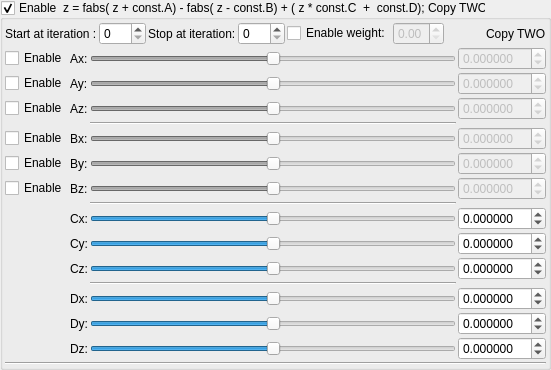
    <widget class="MyGroupBox" name="groupCheck_transform_fabsFormulaABCD2_enabled">
     <property name="title">
      <string>Enable  z = fabs( z + const.A) - fabs( z - const.B) + ( z * const.C  +  const.D); Copy TWO</string>
     </property>
     <property name="checkable">
      <bool>true</bool>
     </property>
     <layout class="QVBoxLayout" name="verticalLayout_22" stretch="0,0,0">
      <property name="spacing">
       <number>2</number>
      </property>
      <property name="leftMargin">
       <number>2</number>
      </property>
      <property name="topMargin">
       <number>2</number>
      </property>
      <property name="rightMargin">
       <number>2</number>
      </property>
      <property name="bottomMargin">
       <number>2</number>
      </property>
      <item>
       <layout class="QGridLayout" name="gridLayout_35">
        <property name="spacing">
         <number>2</number>
        </property>
        <item row="0" column="0">
         <widget class="QLabel" name="label_72">
          <property name="text">
           <string>Start at iteration :</string>
          </property>
         </widget>
        </item>
        <item row="0" column="3">
         <widget class="MySpinBox" name="spinboxInt_transform_fabsFormulaABCD2_stop_iterations">
          <property name="sizePolicy">
           <sizepolicy hsizetype="Minimum" vsizetype="Maximum">
            <horstretch>0</horstretch>
            <verstretch>0</verstretch>
           </sizepolicy>
          </property>
          <property name="maximum">
           <number>250</number>
          </property>
         </widget>
        </item>
        <item row="0" column="8">
         <spacer name="horizontalSpacer_22">
          <property name="orientation">
           <enum>Qt::Horizontal</enum>
          </property>
          <property name="sizeHint" stdset="0">
           <size>
            <width>40</width>
            <height>20</height>
           </size>
          </property>
         </spacer>
        </item>
        <item row="0" column="2">
         <widget class="QLabel" name="label_75">
          <property name="text">
           <string>Stop at iteration:</string>
          </property>
         </widget>
        </item>
        <item row="0" column="1">
         <widget class="MySpinBox" name="spinboxInt_transform_fabsFormulaABCD2_start_iterations">
          <property name="sizePolicy">
           <sizepolicy hsizetype="Minimum" vsizetype="Maximum">
            <horstretch>0</horstretch>
            <verstretch>0</verstretch>
           </sizepolicy>
          </property>
          <property name="maximum">
           <number>250</number>
          </property>
         </widget>
        </item>
        <item row="0" column="9">
         <widget class="QLabel" name="label_117">
          <property name="text">
           <string>Copy TWO</string>
          </property>
         </widget>
        </item>
        <item row="0" column="6">
         <widget class="QCheckBox" name="checkBox_transform_fabsFormulaABCD2_weight_enabled">
          <property name="text">
           <string>Enable weight:</string>
          </property>
         </widget>
        </item>
        <item row="0" column="7">
         <widget class="MyDoubleSpinBox" name="spinbox_transform_fabsFormulaABCD2_weight">
          <property name="enabled">
           <bool>false</bool>
          </property>
          <property name="sizePolicy">
           <sizepolicy hsizetype="Minimum" vsizetype="Maximum">
            <horstretch>0</horstretch>
            <verstretch>0</verstretch>
           </sizepolicy>
          </property>
          <property name="decimals">
           <number>2</number>
          </property>
          <property name="minimum">
           <double>0.000000000000000</double>
          </property>
          <property name="maximum">
           <double>1.000000000000000</double>
          </property>
          <property name="singleStep">
           <double>0.100000000000000</double>
          </property>
         </widget>
        </item>
       </layout>
      </item>
      <item>
       <layout class="QGridLayout" name="gridLayout_36">
        <property name="spacing">
         <number>2</number>
        </property>
        <item row="2" column="0">
         <widget class="QCheckBox" name="checkBox_transform_fabsFormulaABCD2_enabled_Az">
          <property name="text">
           <string>Enable</string>
          </property>
         </widget>
        </item>
        <item row="2" column="3">
         <widget class="MyDoubleSpinBox" name="spinbox3_transform_fabsFormulaABCD2A_z">
          <property name="enabled">
           <bool>false</bool>
          </property>
          <property name="sizePolicy">
           <sizepolicy hsizetype="Minimum" vsizetype="Maximum">
            <horstretch>0</horstretch>
            <verstretch>0</verstretch>
           </sizepolicy>
          </property>
          <property name="decimals">
           <number>6</number>
          </property>
          <property name="minimum">
           <double>-99.989999999999995</double>
          </property>
          <property name="maximum">
           <double>99.989999999999995</double>
          </property>
          <property name="singleStep">
           <double>0.100000000000000</double>
          </property>
         </widget>
        </item>
        <item row="14" column="1">
         <widget class="QLabel" name="label_147">
          <property name="text">
           <string>Dz:</string>
          </property>
         </widget>
        </item>
        <item row="12" column="1">
         <widget class="QLabel" name="label_148">
          <property name="text">
           <string>Dx:</string>
          </property>
         </widget>
        </item>
        <item row="6" column="3">
         <widget class="MyDoubleSpinBox" name="spinbox3_transform_fabsFormulaABCD2B_z">
          <property name="enabled">
           <bool>false</bool>
          </property>
          <property name="sizePolicy">
           <sizepolicy hsizetype="Minimum" vsizetype="Maximum">
            <horstretch>0</horstretch>
            <verstretch>0</verstretch>
           </sizepolicy>
          </property>
          <property name="decimals">
           <number>6</number>
          </property>
          <property name="minimum">
           <double>-99.989999999999995</double>
          </property>
          <property name="maximum">
           <double>99.989999999999995</double>
          </property>
          <property name="singleStep">
           <double>0.100000000000000</double>
          </property>
         </widget>
        </item>
        <item row="0" column="0">
         <widget class="QCheckBox" name="checkBox_transform_fabsFormulaABCD2_enabled_Ax">
          <property name="text">
           <string>Enable</string>
          </property>
         </widget>
        </item>
        <item row="12" column="3">
         <widget class="MyDoubleSpinBox" name="spinbox3_transform_fabsFormulaABCD2D_x">
          <property name="sizePolicy">
           <sizepolicy hsizetype="Minimum" vsizetype="Maximum">
            <horstretch>0</horstretch>
            <verstretch>0</verstretch>
           </sizepolicy>
          </property>
          <property name="prefix">
           <string/>
          </property>
          <property name="decimals">
           <number>6</number>
          </property>
          <property name="minimum">
           <double>-99.989999999999995</double>
          </property>
          <property name="singleStep">
           <double>0.100000000000000</double>
          </property>
         </widget>
        </item>
        <item row="2" column="1">
         <widget class="QLabel" name="label_85">
          <property name="text">
           <string>Az:</string>
          </property>
         </widget>
        </item>
        <item row="4" column="1">
         <widget class="QLabel" name="label_137">
          <property name="text">
           <string>Bx:</string>
          </property>
         </widget>
        </item>
        <item row="6" column="1">
         <widget class="QLabel" name="label_139">
          <property name="text">
           <string>Bz:</string>
          </property>
         </widget>
        </item>
        <item row="7" column="2">
         <widget class="Line" name="line_29">
          <property name="orientation">
           <enum>Qt::Horizontal</enum>
          </property>
         </widget>
        </item>
        <item row="11" column="2">
         <widget class="Line" name="line_28">
          <property name="orientation">
           <enum>Qt::Horizontal</enum>
          </property>
         </widget>
        </item>
        <item row="3" column="2">
         <widget class="Line" name="line_30">
          <property name="orientation">
           <enum>Qt::Horizontal</enum>
          </property>
         </widget>
        </item>
        <item row="12" column="2">
         <widget class="QSlider" name="slider3_transform_fabsFormulaABCD2D_x">
          <property name="sizePolicy">
           <sizepolicy hsizetype="Expanding" vsizetype="Maximum">
            <horstretch>0</horstretch>
            <verstretch>0</verstretch>
           </sizepolicy>
          </property>
          <property name="minimum">
           <number>-5000000</number>
          </property>
          <property name="maximum">
           <number>5000000</number>
          </property>
          <property name="orientation">
           <enum>Qt::Horizontal</enum>
          </property>
         </widget>
        </item>
        <item row="4" column="0">
         <widget class="QCheckBox" name="checkBox_transform_fabsFormulaABCD2_enabled_Bx">
          <property name="text">
           <string>Enable</string>
          </property>
         </widget>
        </item>
        <item row="8" column="2">
         <widget class="QSlider" name="slider3_transform_fabsFormulaABCD2C_x">
          <property name="sizePolicy">
           <sizepolicy hsizetype="Expanding" vsizetype="Maximum">
            <horstretch>0</horstretch>
            <verstretch>0</verstretch>
           </sizepolicy>
          </property>
          <property name="minimum">
           <number>-5000000</number>
          </property>
          <property name="maximum">
           <number>5000000</number>
          </property>
          <property name="orientation">
           <enum>Qt::Horizontal</enum>
          </property>
         </widget>
        </item>
        <item row="5" column="3">
         <widget class="MyDoubleSpinBox" name="spinbox3_transform_fabsFormulaABCD2B_y">
          <property name="enabled">
           <bool>false</bool>
          </property>
          <property name="sizePolicy">
           <sizepolicy hsizetype="Minimum" vsizetype="Maximum">
            <horstretch>0</horstretch>
            <verstretch>0</verstretch>
           </sizepolicy>
          </property>
          <property name="decimals">
           <number>6</number>
          </property>
          <property name="minimum">
           <double>-99.989999999999995</double>
          </property>
          <property name="maximum">
           <double>99.989999999999995</double>
          </property>
          <property name="singleStep">
           <double>0.100000000000000</double>
          </property>
         </widget>
        </item>
        <item row="8" column="3">
         <widget class="MyDoubleSpinBox" name="spinbox3_transform_fabsFormulaABCD2C_x">
          <property name="sizePolicy">
           <sizepolicy hsizetype="Minimum" vsizetype="Maximum">
            <horstretch>0</horstretch>
            <verstretch>0</verstretch>
           </sizepolicy>
          </property>
          <property name="prefix">
           <string/>
          </property>
          <property name="decimals">
           <number>6</number>
          </property>
          <property name="minimum">
           <double>-99.989999999999995</double>
          </property>
          <property name="singleStep">
           <double>0.100000000000000</double>
          </property>
         </widget>
        </item>
        <item row="9" column="1">
         <widget class="QLabel" name="label_144">
          <property name="text">
           <string>Cy:</string>
          </property>
         </widget>
        </item>
        <item row="13" column="2">
         <widget class="QSlider" name="slider3_transform_fabsFormulaABCD2D_y">
          <property name="sizePolicy">
           <sizepolicy hsizetype="Expanding" vsizetype="Maximum">
            <horstretch>0</horstretch>
            <verstretch>0</verstretch>
           </sizepolicy>
          </property>
          <property name="minimum">
           <number>-5000000</number>
          </property>
          <property name="maximum">
           <number>5000000</number>
          </property>
          <property name="orientation">
           <enum>Qt::Horizontal</enum>
          </property>
         </widget>
        </item>
        <item row="10" column="1">
         <widget class="QLabel" name="label_146">
          <property name="text">
           <string>Cz:</string>
          </property>
         </widget>
        </item>
        <item row="14" column="3">
         <widget class="MyDoubleSpinBox" name="spinbox3_transform_fabsFormulaABCD2D_z">
          <property name="sizePolicy">
           <sizepolicy hsizetype="Minimum" vsizetype="Maximum">
            <horstretch>0</horstretch>
            <verstretch>0</verstretch>
           </sizepolicy>
          </property>
          <property name="decimals">
           <number>6</number>
          </property>
          <property name="minimum">
           <double>-99.989999999999995</double>
          </property>
          <property name="maximum">
           <double>99.989999999999995</double>
          </property>
          <property name="singleStep">
           <double>0.100000000000000</double>
          </property>
         </widget>
        </item>
        <item row="9" column="2">
         <widget class="QSlider" name="slider3_transform_fabsFormulaABCD2C_y">
          <property name="sizePolicy">
           <sizepolicy hsizetype="Expanding" vsizetype="Maximum">
            <horstretch>0</horstretch>
            <verstretch>0</verstretch>
           </sizepolicy>
          </property>
          <property name="minimum">
           <number>-5000000</number>
          </property>
          <property name="maximum">
           <number>5000000</number>
          </property>
          <property name="orientation">
           <enum>Qt::Horizontal</enum>
          </property>
         </widget>
        </item>
        <item row="4" column="3">
         <widget class="MyDoubleSpinBox" name="spinbox3_transform_fabsFormulaABCD2B_x">
          <property name="enabled">
           <bool>false</bool>
          </property>
          <property name="sizePolicy">
           <sizepolicy hsizetype="Minimum" vsizetype="Maximum">
            <horstretch>0</horstretch>
            <verstretch>0</verstretch>
           </sizepolicy>
          </property>
          <property name="prefix">
           <string/>
          </property>
          <property name="decimals">
           <number>6</number>
          </property>
          <property name="minimum">
           <double>-99.989999999999995</double>
          </property>
          <property name="singleStep">
           <double>0.100000000000000</double>
          </property>
         </widget>
        </item>
        <item row="10" column="2">
         <widget class="QSlider" name="slider3_transform_fabsFormulaABCD2C_z">
          <property name="sizePolicy">
           <sizepolicy hsizetype="Expanding" vsizetype="Maximum">
            <horstretch>0</horstretch>
            <verstretch>0</verstretch>
           </sizepolicy>
          </property>
          <property name="minimum">
           <number>-5000000</number>
          </property>
          <property name="maximum">
           <number>5000000</number>
          </property>
          <property name="orientation">
           <enum>Qt::Horizontal</enum>
          </property>
         </widget>
        </item>
        <item row="1" column="3">
         <widget class="MyDoubleSpinBox" name="spinbox3_transform_fabsFormulaABCD2A_y">
          <property name="enabled">
           <bool>false</bool>
          </property>
          <property name="sizePolicy">
           <sizepolicy hsizetype="Minimum" vsizetype="Maximum">
            <horstretch>0</horstretch>
            <verstretch>0</verstretch>
           </sizepolicy>
          </property>
          <property name="decimals">
           <number>6</number>
          </property>
          <property name="minimum">
           <double>-99.989999999999995</double>
          </property>
          <property name="maximum">
           <double>99.989999999999995</double>
          </property>
          <property name="singleStep">
           <double>0.100000000000000</double>
          </property>
         </widget>
        </item>
        <item row="4" column="2">
         <widget class="QSlider" name="slider3_transform_fabsFormulaABCD2B_x">
          <property name="enabled">
           <bool>false</bool>
          </property>
          <property name="sizePolicy">
           <sizepolicy hsizetype="Expanding" vsizetype="Maximum">
            <horstretch>0</horstretch>
            <verstretch>0</verstretch>
           </sizepolicy>
          </property>
          <property name="minimum">
           <number>-5000000</number>
          </property>
          <property name="maximum">
           <number>5000000</number>
          </property>
          <property name="orientation">
           <enum>Qt::Horizontal</enum>
          </property>
         </widget>
        </item>
        <item row="1" column="1">
         <widget class="QLabel" name="label_91">
          <property name="text">
           <string>Ay:</string>
          </property>
         </widget>
        </item>
        <item row="2" column="2">
         <widget class="QSlider" name="slider3_transform_fabsFormulaABCD2A_z">
          <property name="enabled">
           <bool>false</bool>
          </property>
          <property name="sizePolicy">
           <sizepolicy hsizetype="Expanding" vsizetype="Maximum">
            <horstretch>0</horstretch>
            <verstretch>0</verstretch>
           </sizepolicy>
          </property>
          <property name="minimum">
           <number>-5000000</number>
          </property>
          <property name="maximum">
           <number>5000000</number>
          </property>
          <property name="orientation">
           <enum>Qt::Horizontal</enum>
          </property>
         </widget>
        </item>
        <item row="0" column="1">
         <widget class="QLabel" name="label_92">
          <property name="text">
           <string>Ax:</string>
          </property>
         </widget>
        </item>
        <item row="14" column="2">
         <widget class="QSlider" name="slider3_transform_fabsFormulaABCD2D_z">
          <property name="sizePolicy">
           <sizepolicy hsizetype="Expanding" vsizetype="Maximum">
            <horstretch>0</horstretch>
            <verstretch>0</verstretch>
           </sizepolicy>
          </property>
          <property name="minimum">
           <number>-5000000</number>
          </property>
          <property name="maximum">
           <number>5000000</number>
          </property>
          <property name="orientation">
           <enum>Qt::Horizontal</enum>
          </property>
         </widget>
        </item>
        <item row="13" column="1">
         <widget class="QLabel" name="label_149">
          <property name="text">
           <string>Dy:</string>
          </property>
         </widget>
        </item>
        <item row="13" column="3">
         <widget class="MyDoubleSpinBox" name="spinbox3_transform_fabsFormulaABCD2D_y">
          <property name="sizePolicy">
           <sizepolicy hsizetype="Minimum" vsizetype="Maximum">
            <horstretch>0</horstretch>
            <verstretch>0</verstretch>
           </sizepolicy>
          </property>
          <property name="decimals">
           <number>6</number>
          </property>
          <property name="minimum">
           <double>-99.989999999999995</double>
          </property>
          <property name="maximum">
           <double>99.989999999999995</double>
          </property>
          <property name="singleStep">
           <double>0.100000000000000</double>
          </property>
         </widget>
        </item>
        <item row="1" column="0">
         <widget class="QCheckBox" name="checkBox_transform_fabsFormulaABCD2_enabled_Ay">
          <property name="text">
           <string>Enable</string>
          </property>
         </widget>
        </item>
        <item row="5" column="1">
         <widget class="QLabel" name="label_97">
          <property name="text">
           <string>By:</string>
          </property>
         </widget>
        </item>
        <item row="5" column="2">
         <widget class="QSlider" name="slider3_transform_fabsFormulaABCD2B_y">
          <property name="enabled">
           <bool>false</bool>
          </property>
          <property name="sizePolicy">
           <sizepolicy hsizetype="Expanding" vsizetype="Maximum">
            <horstretch>0</horstretch>
            <verstretch>0</verstretch>
           </sizepolicy>
          </property>
          <property name="minimum">
           <number>-5000000</number>
          </property>
          <property name="maximum">
           <number>5000000</number>
          </property>
          <property name="orientation">
           <enum>Qt::Horizontal</enum>
          </property>
         </widget>
        </item>
        <item row="8" column="1">
         <widget class="QLabel" name="label_141">
          <property name="text">
           <string>Cx:</string>
          </property>
         </widget>
        </item>
        <item row="10" column="3">
         <widget class="MyDoubleSpinBox" name="spinbox3_transform_fabsFormulaABCD2C_z">
          <property name="sizePolicy">
           <sizepolicy hsizetype="Minimum" vsizetype="Maximum">
            <horstretch>0</horstretch>
            <verstretch>0</verstretch>
           </sizepolicy>
          </property>
          <property name="decimals">
           <number>6</number>
          </property>
          <property name="minimum">
           <double>-99.989999999999995</double>
          </property>
          <property name="maximum">
           <double>99.989999999999995</double>
          </property>
          <property name="singleStep">
           <double>0.100000000000000</double>
          </property>
         </widget>
        </item>
        <item row="9" column="3">
         <widget class="MyDoubleSpinBox" name="spinbox3_transform_fabsFormulaABCD2C_y">
          <property name="sizePolicy">
           <sizepolicy hsizetype="Minimum" vsizetype="Maximum">
            <horstretch>0</horstretch>
            <verstretch>0</verstretch>
           </sizepolicy>
          </property>
          <property name="decimals">
           <number>6</number>
          </property>
          <property name="minimum">
           <double>-99.989999999999995</double>
          </property>
          <property name="maximum">
           <double>99.989999999999995</double>
          </property>
          <property name="singleStep">
           <double>0.100000000000000</double>
          </property>
         </widget>
        </item>
        <item row="5" column="0">
         <widget class="QCheckBox" name="checkBox_transform_fabsFormulaABCD2_enabled_By">
          <property name="text">
           <string>Enable</string>
          </property>
         </widget>
        </item>
        <item row="6" column="0">
         <widget class="QCheckBox" name="checkBox_transform_fabsFormulaABCD2_enabled_Bz">
          <property name="text">
           <string>Enable</string>
          </property>
         </widget>
        </item>
        <item row="1" column="2">
         <widget class="QSlider" name="slider3_transform_fabsFormulaABCD2A_y">
          <property name="enabled">
           <bool>false</bool>
          </property>
          <property name="sizePolicy">
           <sizepolicy hsizetype="Expanding" vsizetype="Maximum">
            <horstretch>0</horstretch>
            <verstretch>0</verstretch>
           </sizepolicy>
          </property>
          <property name="minimum">
           <number>-5000000</number>
          </property>
          <property name="maximum">
           <number>5000000</number>
          </property>
          <property name="orientation">
           <enum>Qt::Horizontal</enum>
          </property>
         </widget>
        </item>
        <item row="0" column="2">
         <widget class="QSlider" name="slider3_transform_fabsFormulaABCD2A_x">
          <property name="enabled">
           <bool>false</bool>
          </property>
          <property name="sizePolicy">
           <sizepolicy hsizetype="Expanding" vsizetype="Maximum">
            <horstretch>0</horstretch>
            <verstretch>0</verstretch>
           </sizepolicy>
          </property>
          <property name="minimum">
           <number>-5000000</number>
          </property>
          <property name="maximum">
           <number>5000000</number>
          </property>
          <property name="value">
           <number>0</number>
          </property>
          <property name="sliderPosition">
           <number>0</number>
          </property>
          <property name="orientation">
           <enum>Qt::Horizontal</enum>
          </property>
         </widget>
        </item>
        <item row="0" column="3">
         <widget class="MyDoubleSpinBox" name="spinbox3_transform_fabsFormulaABCD2A_x">
          <property name="enabled">
           <bool>false</bool>
          </property>
          <property name="sizePolicy">
           <sizepolicy hsizetype="Minimum" vsizetype="Maximum">
            <horstretch>0</horstretch>
            <verstretch>0</verstretch>
           </sizepolicy>
          </property>
          <property name="prefix">
           <string/>
          </property>
          <property name="decimals">
           <number>6</number>
          </property>
          <property name="minimum">
           <double>-99.989999999999995</double>
          </property>
          <property name="singleStep">
           <double>0.100000000000000</double>
          </property>
         </widget>
        </item>
        <item row="6" column="2">
         <widget class="QSlider" name="slider3_transform_fabsFormulaABCD2B_z">
          <property name="enabled">
           <bool>false</bool>
          </property>
          <property name="sizePolicy">
           <sizepolicy hsizetype="Expanding" vsizetype="Maximum">
            <horstretch>0</horstretch>
            <verstretch>0</verstretch>
           </sizepolicy>
          </property>
          <property name="minimum">
           <number>-5000000</number>
          </property>
          <property name="maximum">
           <number>5000000</number>
          </property>
          <property name="orientation">
           <enum>Qt::Horizontal</enum>
          </property>
         </widget>
        </item>
       </layout>
      </item>
      <item>
       <widget class="Line" name="line_12">
        <property name="orientation">
         <enum>Qt::Horizontal</enum>
        </property>
       </widget>
      </item>
     </layout>
    </widget>
